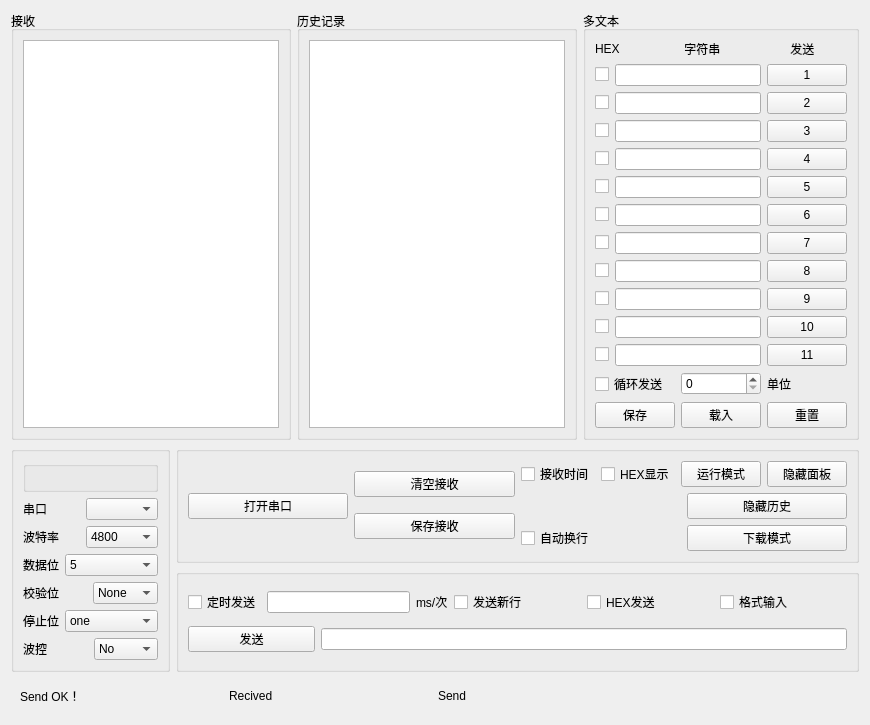
<?xml version="1.0" encoding="UTF-8"?>
<ui version="4.0">
 <class>Widget</class>
 <widget class="QWidget" name="Widget">
  <property name="geometry">
   <rect>
    <x>0</x>
    <y>0</y>
    <width>870</width>
    <height>720</height>
   </rect>
  </property>
  <property name="windowTitle">
   <string>Widget</string>
  </property>
  <layout class="QGridLayout" name="gridLayout_8">
   <item row="0" column="0" colspan="2">
    <widget class="QGroupBox" name="groupBoxRev">
     <property name="title">
      <string>接收</string>
     </property>
     <layout class="QHBoxLayout" name="horizontalLayout">
      <item>
       <widget class="QTextEdit" name="textEditRev"/>
      </item>
     </layout>
    </widget>
   </item>
   <item row="0" column="3">
    <widget class="QGroupBox" name="groupBox">
     <property name="title">
      <string>多文本</string>
     </property>
     <layout class="QGridLayout" name="gridLayout_4">
      <item row="0" column="0">
       <layout class="QHBoxLayout" name="horizontalLayout_3">
        <item>
         <widget class="QLabel" name="label">
          <property name="text">
           <string>HEX</string>
          </property>
         </widget>
        </item>
        <item>
         <widget class="QLabel" name="label_2">
          <property name="text">
           <string> 字符串</string>
          </property>
         </widget>
        </item>
        <item>
         <widget class="QLabel" name="label_3">
          <property name="text">
           <string>       发送</string>
          </property>
         </widget>
        </item>
       </layout>
      </item>
      <item row="2" column="0">
       <layout class="QHBoxLayout" name="horizontalLayout_9">
        <item>
         <widget class="QCheckBox" name="checkBox_2">
          <property name="text">
           <string/>
          </property>
         </widget>
        </item>
        <item>
         <widget class="QLineEdit" name="lineEdit_2"/>
        </item>
        <item>
         <widget class="QPushButton" name="pushButton_2">
          <property name="text">
           <string>2</string>
          </property>
         </widget>
        </item>
       </layout>
      </item>
      <item row="6" column="0">
       <layout class="QHBoxLayout" name="horizontalLayout_20">
        <item>
         <widget class="QPushButton" name="pushButton_12">
          <property name="text">
           <string>保存</string>
          </property>
         </widget>
        </item>
        <item>
         <widget class="QPushButton" name="pushButton_13">
          <property name="text">
           <string>载入</string>
          </property>
         </widget>
        </item>
        <item>
         <widget class="QPushButton" name="pushButton_14">
          <property name="text">
           <string>重置</string>
          </property>
         </widget>
        </item>
       </layout>
      </item>
      <item row="5" column="0">
       <layout class="QHBoxLayout" name="horizontalLayout_19">
        <item>
         <widget class="QCheckBox" name="checkBox_12">
          <property name="text">
           <string>循环发送</string>
          </property>
         </widget>
        </item>
        <item>
         <widget class="QSpinBox" name="spinBox">
          <property name="maximum">
           <number>10000</number>
          </property>
         </widget>
        </item>
        <item>
         <widget class="QLabel" name="label_4">
          <property name="text">
           <string>单位</string>
          </property>
         </widget>
        </item>
       </layout>
      </item>
      <item row="1" column="0">
       <layout class="QHBoxLayout" name="horizontalLayout_7">
        <item>
         <layout class="QHBoxLayout" name="horizontalLayout_8">
          <item>
           <widget class="QCheckBox" name="checkBox_1">
            <property name="text">
             <string/>
            </property>
           </widget>
          </item>
          <item>
           <widget class="QLineEdit" name="lineEdit_1"/>
          </item>
          <item>
           <widget class="QPushButton" name="pushButton_1">
            <property name="text">
             <string>1</string>
            </property>
           </widget>
          </item>
         </layout>
        </item>
       </layout>
      </item>
      <item row="3" column="0">
       <layout class="QVBoxLayout" name="verticalLayout">
        <item>
         <layout class="QHBoxLayout" name="horizontalLayout_10">
          <item>
           <widget class="QCheckBox" name="checkBox_3">
            <property name="text">
             <string/>
            </property>
           </widget>
          </item>
          <item>
           <widget class="QLineEdit" name="lineEdit_3"/>
          </item>
          <item>
           <widget class="QPushButton" name="pushButton_3">
            <property name="text">
             <string>3</string>
            </property>
           </widget>
          </item>
         </layout>
        </item>
        <item>
         <layout class="QHBoxLayout" name="horizontalLayout_12">
          <item>
           <widget class="QCheckBox" name="checkBox_5">
            <property name="text">
             <string/>
            </property>
           </widget>
          </item>
          <item>
           <widget class="QLineEdit" name="lineEdit_5"/>
          </item>
          <item>
           <widget class="QPushButton" name="pushButton_5">
            <property name="text">
             <string>4</string>
            </property>
           </widget>
          </item>
         </layout>
        </item>
        <item>
         <layout class="QHBoxLayout" name="horizontalLayout_11">
          <item>
           <widget class="QCheckBox" name="checkBox_4">
            <property name="text">
             <string/>
            </property>
           </widget>
          </item>
          <item>
           <widget class="QLineEdit" name="lineEdit_4"/>
          </item>
          <item>
           <widget class="QPushButton" name="pushButton_4">
            <property name="text">
             <string>5</string>
            </property>
           </widget>
          </item>
         </layout>
        </item>
        <item>
         <layout class="QHBoxLayout" name="horizontalLayout_13">
          <item>
           <widget class="QCheckBox" name="checkBox_6">
            <property name="text">
             <string/>
            </property>
           </widget>
          </item>
          <item>
           <widget class="QLineEdit" name="lineEdit_6"/>
          </item>
          <item>
           <widget class="QPushButton" name="pushButton_6">
            <property name="text">
             <string>6</string>
            </property>
           </widget>
          </item>
         </layout>
        </item>
       </layout>
      </item>
      <item row="4" column="0">
       <layout class="QVBoxLayout" name="verticalLayout_2">
        <item>
         <layout class="QHBoxLayout" name="horizontalLayout_14">
          <item>
           <widget class="QCheckBox" name="checkBox_7">
            <property name="text">
             <string/>
            </property>
           </widget>
          </item>
          <item>
           <widget class="QLineEdit" name="lineEdit_7"/>
          </item>
          <item>
           <widget class="QPushButton" name="pushButton_7">
            <property name="text">
             <string>7</string>
            </property>
           </widget>
          </item>
         </layout>
        </item>
        <item>
         <layout class="QHBoxLayout" name="horizontalLayout_15">
          <item>
           <widget class="QCheckBox" name="checkBox_8">
            <property name="text">
             <string/>
            </property>
           </widget>
          </item>
          <item>
           <widget class="QLineEdit" name="lineEdit_8"/>
          </item>
          <item>
           <widget class="QPushButton" name="pushButton_8">
            <property name="text">
             <string>8</string>
            </property>
           </widget>
          </item>
         </layout>
        </item>
        <item>
         <layout class="QHBoxLayout" name="horizontalLayout_16">
          <item>
           <widget class="QCheckBox" name="checkBox_9">
            <property name="text">
             <string/>
            </property>
           </widget>
          </item>
          <item>
           <widget class="QLineEdit" name="lineEdit_9"/>
          </item>
          <item>
           <widget class="QPushButton" name="pushButton_9">
            <property name="text">
             <string>9</string>
            </property>
           </widget>
          </item>
         </layout>
        </item>
        <item>
         <layout class="QHBoxLayout" name="horizontalLayout_17">
          <item>
           <widget class="QCheckBox" name="checkBox_10">
            <property name="text">
             <string/>
            </property>
           </widget>
          </item>
          <item>
           <widget class="QLineEdit" name="lineEdit_10"/>
          </item>
          <item>
           <widget class="QPushButton" name="pushButton_10">
            <property name="text">
             <string>10</string>
            </property>
           </widget>
          </item>
         </layout>
        </item>
        <item>
         <layout class="QHBoxLayout" name="horizontalLayout_18">
          <item>
           <widget class="QCheckBox" name="checkBox_11">
            <property name="text">
             <string/>
            </property>
           </widget>
          </item>
          <item>
           <widget class="QLineEdit" name="lineEdit_11"/>
          </item>
          <item>
           <widget class="QPushButton" name="pushButton_11">
            <property name="text">
             <string>11</string>
            </property>
           </widget>
          </item>
         </layout>
        </item>
       </layout>
      </item>
     </layout>
    </widget>
   </item>
   <item row="1" column="0" rowspan="2">
    <widget class="QGroupBox" name="groupBox_2">
     <property name="title">
      <string/>
     </property>
     <layout class="QGridLayout" name="gridLayout_3">
      <item row="0" column="0">
       <widget class="QGroupBox" name="groupBox_3">
        <property name="title">
         <string/>
        </property>
       </widget>
      </item>
      <item row="1" column="0">
       <layout class="QHBoxLayout" name="horizontalLayout_26">
        <item>
         <widget class="QLabel" name="label_10">
          <property name="text">
           <string>串口</string>
          </property>
         </widget>
        </item>
        <item>
         <widget class="MyComboBox" name="comboBox_6"/>
        </item>
       </layout>
      </item>
      <item row="2" column="0">
       <layout class="QHBoxLayout" name="horizontalLayout_25">
        <item>
         <widget class="QLabel" name="label_9">
          <property name="text">
           <string>波特率</string>
          </property>
         </widget>
        </item>
        <item>
         <widget class="QComboBox" name="comboBox_5">
          <item>
           <property name="text">
            <string>4800</string>
           </property>
          </item>
          <item>
           <property name="text">
            <string>9600</string>
           </property>
          </item>
          <item>
           <property name="text">
            <string>19200</string>
           </property>
          </item>
          <item>
           <property name="text">
            <string>38400</string>
           </property>
          </item>
          <item>
           <property name="text">
            <string>57600</string>
           </property>
          </item>
          <item>
           <property name="text">
            <string>74880</string>
           </property>
          </item>
          <item>
           <property name="text">
            <string>115200</string>
           </property>
          </item>
          <item>
           <property name="text">
            <string>230400</string>
           </property>
          </item>
          <item>
           <property name="text">
            <string>460800</string>
           </property>
          </item>
          <item>
           <property name="text">
            <string>576000</string>
           </property>
          </item>
         </widget>
        </item>
       </layout>
      </item>
      <item row="3" column="0">
       <layout class="QFormLayout" name="formLayout">
        <item row="0" column="0">
         <widget class="QLabel" name="label_5">
          <property name="text">
           <string>数据位</string>
          </property>
         </widget>
        </item>
        <item row="0" column="1">
         <widget class="QComboBox" name="comboBox">
          <item>
           <property name="text">
            <string>5</string>
           </property>
          </item>
          <item>
           <property name="text">
            <string>6</string>
           </property>
          </item>
          <item>
           <property name="text">
            <string>7</string>
           </property>
          </item>
          <item>
           <property name="text">
            <string>8</string>
           </property>
          </item>
         </widget>
        </item>
       </layout>
      </item>
      <item row="4" column="0">
       <layout class="QHBoxLayout" name="horizontalLayout_24">
        <item>
         <widget class="QLabel" name="label_8">
          <property name="text">
           <string>校验位</string>
          </property>
         </widget>
        </item>
        <item>
         <widget class="QComboBox" name="comboBox_4">
          <item>
           <property name="text">
            <string>None</string>
           </property>
          </item>
          <item>
           <property name="text">
            <string>Even</string>
           </property>
          </item>
          <item>
           <property name="text">
            <string>Mark</string>
           </property>
          </item>
          <item>
           <property name="text">
            <string>Odd</string>
           </property>
          </item>
          <item>
           <property name="text">
            <string>Space</string>
           </property>
          </item>
         </widget>
        </item>
       </layout>
      </item>
      <item row="5" column="0">
       <layout class="QHBoxLayout" name="horizontalLayout_22">
        <item>
         <widget class="QLabel" name="label_6">
          <property name="text">
           <string>停止位</string>
          </property>
         </widget>
        </item>
        <item>
         <widget class="QComboBox" name="comboBox_2">
          <item>
           <property name="text">
            <string>one</string>
           </property>
          </item>
          <item>
           <property name="text">
            <string>two</string>
           </property>
          </item>
          <item>
           <property name="text">
            <string>no</string>
           </property>
          </item>
          <item>
           <property name="text">
            <string>oneandhalf</string>
           </property>
          </item>
         </widget>
        </item>
       </layout>
      </item>
      <item row="6" column="0">
       <layout class="QHBoxLayout" name="horizontalLayout_23">
        <item>
         <widget class="QLabel" name="label_7">
          <property name="text">
           <string>波控</string>
          </property>
         </widget>
        </item>
        <item>
         <widget class="QComboBox" name="comboBox_3">
          <item>
           <property name="text">
            <string>No</string>
           </property>
          </item>
          <item>
           <property name="text">
            <string>Soft</string>
           </property>
          </item>
          <item>
           <property name="text">
            <string>Hard</string>
           </property>
          </item>
          <item>
           <property name="text">
            <string>Node</string>
           </property>
          </item>
         </widget>
        </item>
       </layout>
      </item>
     </layout>
    </widget>
   </item>
   <item row="1" column="1" colspan="3">
    <widget class="QGroupBox" name="groupBox_4">
     <property name="title">
      <string/>
     </property>
     <layout class="QGridLayout" name="gridLayout_2">
      <item row="0" column="1" rowspan="3">
       <layout class="QVBoxLayout" name="verticalLayout_4">
        <item>
         <widget class="QPushButton" name="pushButton_16">
          <property name="text">
           <string>清空接收</string>
          </property>
         </widget>
        </item>
        <item>
         <widget class="QPushButton" name="pushButton_17">
          <property name="text">
           <string>保存接收</string>
          </property>
         </widget>
        </item>
       </layout>
      </item>
      <item row="2" column="3">
       <layout class="QHBoxLayout" name="horizontalLayout_30">
        <item>
         <widget class="QPushButton" name="pushButton_19">
          <property name="text">
           <string>下载模式</string>
          </property>
         </widget>
        </item>
       </layout>
      </item>
      <item row="2" column="2">
       <widget class="QCheckBox" name="checkBox_15">
        <property name="text">
         <string>自动换行</string>
        </property>
       </widget>
      </item>
      <item row="0" column="0" rowspan="3">
       <widget class="QPushButton" name="btnOpen">
        <property name="text">
         <string>打开串口</string>
        </property>
       </widget>
      </item>
      <item row="0" column="2" colspan="2">
       <layout class="QHBoxLayout" name="horizontalLayout_29">
        <item>
         <layout class="QHBoxLayout" name="horizontalLayout_27">
          <item>
           <widget class="QCheckBox" name="checkBox_13">
            <property name="text">
             <string>接收时间</string>
            </property>
           </widget>
          </item>
          <item>
           <widget class="QCheckBox" name="checkBox_14">
            <property name="text">
             <string>HEX显示</string>
            </property>
           </widget>
          </item>
         </layout>
        </item>
        <item>
         <layout class="QHBoxLayout" name="horizontalLayout_28">
          <item>
           <widget class="QPushButton" name="pushButton_18">
            <property name="text">
             <string>运行模式</string>
            </property>
           </widget>
          </item>
          <item>
           <widget class="QPushButton" name="pushButton_20">
            <property name="text">
             <string>隐藏面板</string>
            </property>
            <property name="checkable">
             <bool>true</bool>
            </property>
           </widget>
          </item>
         </layout>
        </item>
       </layout>
      </item>
      <item row="1" column="3">
       <widget class="QPushButton" name="pushButton_15">
        <property name="text">
         <string>隐藏历史</string>
        </property>
       </widget>
      </item>
     </layout>
    </widget>
   </item>
   <item row="2" column="1" colspan="3">
    <widget class="QGroupBox" name="groupBox_5">
     <property name="title">
      <string/>
     </property>
     <layout class="QGridLayout" name="gridLayout">
      <item row="0" column="0" colspan="2">
       <layout class="QHBoxLayout" name="horizontalLayout_31">
        <item>
         <widget class="QCheckBox" name="checkBox_16">
          <property name="text">
           <string>定时发送</string>
          </property>
         </widget>
        </item>
        <item>
         <widget class="QLineEdit" name="lineEdit_12"/>
        </item>
        <item>
         <widget class="QLabel" name="label_11">
          <property name="text">
           <string>ms/次</string>
          </property>
         </widget>
        </item>
       </layout>
      </item>
      <item row="0" column="2">
       <widget class="QCheckBox" name="checkBox_17">
        <property name="text">
         <string>发送新行</string>
        </property>
       </widget>
      </item>
      <item row="0" column="3">
       <widget class="QCheckBox" name="checkBox_18">
        <property name="text">
         <string>HEX发送</string>
        </property>
       </widget>
      </item>
      <item row="0" column="4">
       <widget class="QCheckBox" name="checkBox_19">
        <property name="text">
         <string>格式输入</string>
        </property>
       </widget>
      </item>
      <item row="1" column="0">
       <widget class="QPushButton" name="pushButton_22">
        <property name="text">
         <string>发送</string>
        </property>
       </widget>
      </item>
      <item row="1" column="1" colspan="4">
       <widget class="QLineEdit" name="lineEdit_13"/>
      </item>
     </layout>
    </widget>
   </item>
   <item row="3" column="0" colspan="4">
    <widget class="QWidget" name="widget" native="true">
     <layout class="QGridLayout" name="gridLayout_7">
      <item row="0" column="0">
       <widget class="QLabel" name="label_12">
        <property name="text">
         <string>Send OK！</string>
        </property>
       </widget>
      </item>
      <item row="0" column="1">
       <widget class="QLabel" name="label_13">
        <property name="text">
         <string>Recived</string>
        </property>
       </widget>
      </item>
      <item row="0" column="2">
       <widget class="QLabel" name="label_14">
        <property name="text">
         <string>Send</string>
        </property>
       </widget>
      </item>
      <item row="0" column="3">
       <widget class="QLabel" name="label_15">
        <property name="text">
         <string/>
        </property>
       </widget>
      </item>
     </layout>
    </widget>
   </item>
   <item row="0" column="2">
    <widget class="QGroupBox" name="groupBoxRecord">
     <property name="title">
      <string>历史记录</string>
     </property>
     <layout class="QGridLayout" name="gridLayout_5">
      <item row="0" column="0">
       <widget class="QTextEdit" name="textEditRec"/>
      </item>
     </layout>
    </widget>
   </item>
  </layout>
 </widget>
 <customwidgets>
  <customwidget>
   <class>MyComboBox</class>
   <extends>QComboBox</extends>
   <header location="global">mycombobox.h</header>
  </customwidget>
 </customwidgets>
 <resources/>
 <connections/>
</ui>
